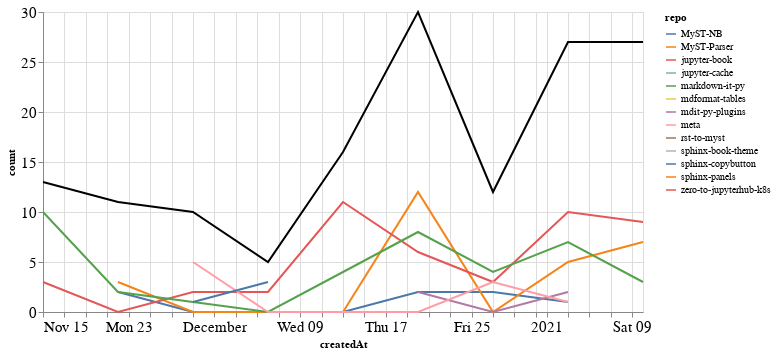

Notebook cell for this chart:
### Markdown cell above
### Comments

### Code cell
comments_time = comments.groupby('repo').resample('W', on='createdAt').count()['author'].reset_index()
comments_time = comments_time.rename(columns={'author': 'count'})
comments_time_total = comments_time.groupby('createdAt').agg({"count": "sum"}).reset_index()
ch1 = alt.Chart(comments_time, width=600).mark_line().encode(
    x='createdAt',
    y='count',
    color='repo',
    tooltip="repo"
)

ch2 = alt.Chart(comments_time_total, width=600).mark_line(color="black").encode(
    x='createdAt',
    y='count',
)

ch1 + ch2

### Figure 1 — Vega-Lite specification as saved in the notebook (floating-point values rounded to 4 significant figures)
{"config": {"axisLeft": {"labelFontSize": 15}, "axisBottom": {"labelFontSize": 15}}, "layer": [{"data": {"name": "data-64c9bec5e82c92d3b031c005d4d521c9"}, "mark": "line", "encoding": {"color": {"type": "nominal", "field": "repo"}, "tooltip": {"type": "nominal", "field": "repo"}, "x": {"type": "temporal", "field": "createdAt"}, "y": {"type": "quantitative", "field": "count"}}, "width": 600}, {"data": {"name": "data-f92e185cff08c40be57a15cd056d3831"}, "mark": {"type": "line", "color": "black"}, "encoding": {"x": {"type": "temporal", "field": "createdAt"}, "y": {"type": "quantitative", "field": "count"}}, "width": 600}], "$schema": "https://vega.github.io/schema/vega-lite/v4.8.1.json", "datasets": {"data-64c9bec5e82c92d3b031c005d4d521c9": [{"repo": "MyST-NB", "createdAt": "2020-11-22T00:00:00", "count": 2}, {"repo": "MyST-NB", "createdAt": "2020-11-29T00:00:00", "count": 0}, {"repo": "MyST-NB", "createdAt": "2020-12-06T00:00:00", "count": 0}, {"repo": "MyST-NB", "createdAt": "2020-12-13T00:00:00", "count": 0}, {"repo": "MyST-NB", "createdAt": "2020-12-20T00:00:00", "count": 2}, {"repo": "MyST-NB", "createdAt": "2020-12-27T00:00:00", "count": 2}, {"repo": "MyST-NB", "createdAt": "2021-01-03T00:00:00", "count": 1}, {"repo": "MyST-Parser", "createdAt": "2020-11-22T00:00:00", "count": 3}, {"repo": "MyST-Parser", "createdAt": "2020-11-29T00:00:00", "count": 0}, {"repo": "MyST-Parser", "createdAt": "2020-12-06T00:00:00", "count": 0}, {"repo": "MyST-Parser", "createdAt": "2020-12-13T00:00:00", "count": 0}, {"repo": "MyST-Parser", "createdAt": "2020-12-20T00:00:00", "count": 12}, {"repo": "MyST-Parser", "createdAt": "2020-12-27T00:00:00", "count": 0}, {"repo": "MyST-Parser", "createdAt": "2021-01-03T00:00:00", "count": 5}, {"repo": "MyST-Parser", "createdAt": "2021-01-10T00:00:00", "count": 7}, {"repo": "jupyter-book", "createdAt": "2020-11-15T00:00:00", "count": 3}, {"repo": "jupyter-book", "createdAt": "2020-11-22T00:00:00", "count": 0}, {"repo": "jupyter-book", "createdAt": "2020-11-29T00:00:00", "count": 2}, {"repo": "jupyter-book", "createdAt": "2020-12-06T00:00:00", "count": 2}, {"repo": "jupyter-book", "createdAt": "2020-12-13T00:00:00", "count": 11}, {"repo": "jupyter-book", "createdAt": "2020-12-20T00:00:00", "count": 6}, {"repo": "jupyter-book", "createdAt": "2020-12-27T00:00:00", "count": 3}, {"repo": "jupyter-book", "createdAt": "2021-01-03T00:00:00", "count": 10}, {"repo": "jupyter-book", "createdAt": "2021-01-10T00:00:00", "count": 9}, {"repo": "jupyter-cache", "createdAt": "2020-11-22T00:00:00", "count": 1}, {"repo": "markdown-it-py", "createdAt": "2020-11-15T00:00:00", "count": 10}, {"repo": "markdown-it-py", "createdAt": "2020-11-22T00:00:00", "count": 2}, {"repo": "markdown-it-py", "createdAt": "2020-11-29T00:00:00", "count": 1}, {"repo": "markdown-it-py", "createdAt": "2020-12-06T00:00:00", "count": 0}, {"repo": "markdown-it-py", "createdAt": "2020-12-13T00:00:00", "count": 4}, {"repo": "markdown-it-py", "createdAt": "2020-12-20T00:00:00", "count": 8}, {"repo": "markdown-it-py", "createdAt": "2020-12-27T00:00:00", "count": 4}, {"repo": "markdown-it-py", "createdAt": "2021-01-03T00:00:00", "count": 7}, {"repo": "markdown-it-py", "createdAt": "2021-01-10T00:00:00", "count": 3}, {"repo": "mdformat-tables", "createdAt": "2020-12-13T00:00:00", "count": 1}, {"repo": "mdit-py-plugins", "createdAt": "2020-12-20T00:00:00", "count": 2}, {"repo": "mdit-py-plugins", "createdAt": "2020-12-27T00:00:00", "count": 0}, {"repo": "mdit-py-plugins", "createdAt": "2021-01-03T00:00:00", "count": 2}, {"repo": "meta", "createdAt": "2020-11-29T00:00:00", "count": 5}, {"repo": "meta", "createdAt": "2020-12-06T00:00:00", "count": 0}, {"repo": "meta", "createdAt": "2020-12-13T00:00:00", "count": 0}, {"repo": "meta", "createdAt": "2020-12-20T00:00:00", "count": 0}, {"repo": "meta", "createdAt": "2020-12-27T00:00:00", "count": 3}, {"repo": "meta", "createdAt": "2021-01-03T00:00:00", "count": 1}, {"repo": "rst-to-myst", "createdAt": "2021-01-10T00:00:00", "count": 8}, {"repo": "sphinx-book-theme", "createdAt": "2020-11-22T00:00:00", "count": 3}, {"repo": "sphinx-copybutton", "createdAt": "2020-11-29T00:00:00", "count": 1}, {"repo": "sphinx-copybutton", "createdAt": "2020-12-06T00:00:00", "count": 3}, {"repo": "sphinx-panels", "createdAt": "2020-11-29T00:00:00", "count": 1}, {"repo": "zero-to-jupyterhub-k8s", "createdAt": "2021-01-03T00:00:00", "count": 1}], "data-f92e185cff08c40be57a15cd056d3831": [{"createdAt": "2020-11-15T00:00:00", "count": 13}, {"createdAt": "2020-11-22T00:00:00", "count": 11}, {"createdAt": "2020-11-29T00:00:00", "count": 10}, {"createdAt": "2020-12-06T00:00:00", "count": 5}, {"createdAt": "2020-12-13T00:00:00", "count": 16}, {"createdAt": "2020-12-20T00:00:00", "count": 30}, {"createdAt": "2020-12-27T00:00:00", "count": 12}, {"createdAt": "2021-01-03T00:00:00", "count": 27}, {"createdAt": "2021-01-10T00:00:00", "count": 27}]}}
